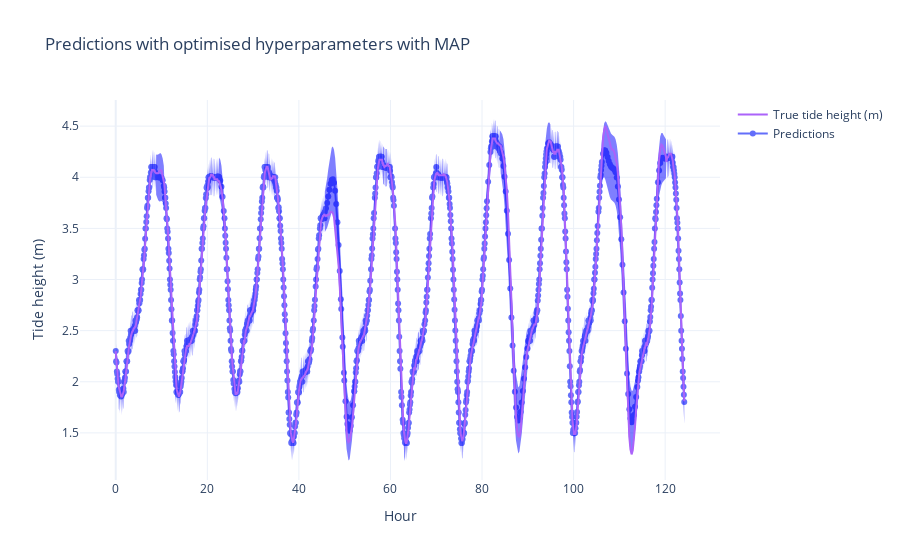

The cell this chart's notebook holds for it:
### Code cell
fig = plot_gp(x, mean, np.diag(cov)**0.5)
fig.add_trace(
    go.Scatter(x=x, y=data["True tide height (m)"], name="True tide height (m)")
)
fig.update_layout(xaxis_title='Hour', yaxis_title='Tide height (m)', title= 'Predictions with optimised hyperparameters with MAP')

### Figure 1 — Plotly figure (JSON) as saved in the notebook; plotly's stock layout.template omitted (floating-point values rounded to 4 significant figures; data arrays with more than 128 entries replaced by an {"elided": "..."} marker saying what was removed)
{"data": [{"mode": "markers+lines", "name": "Predictions", "type": "scatter", "x": {"elided": "1258 float values"}, "y": {"elided": "1258 float values"}}, {"line": {"color": "blue", "width": 0}, "showlegend": false, "type": "scatter", "x": {"elided": "1258 float values"}, "y": {"elided": "1258 float values"}}, {"fill": "tonexty", "line": {"color": "blue", "width": 0}, "showlegend": false, "type": "scatter", "x": {"elided": "1258 float values"}, "y": {"elided": "1258 float values"}}, {"name": "True tide height (m)", "type": "scatter", "x": {"elided": "1258 float values"}, "y": {"elided": "1258 float values"}}], "layout": {"title": {"text": "Predictions with optimised hyperparameters with MAP"}, "xaxis": {"title": {"text": "Hour"}}, "yaxis": {"title": {"text": "Tide height (m)"}}}}
